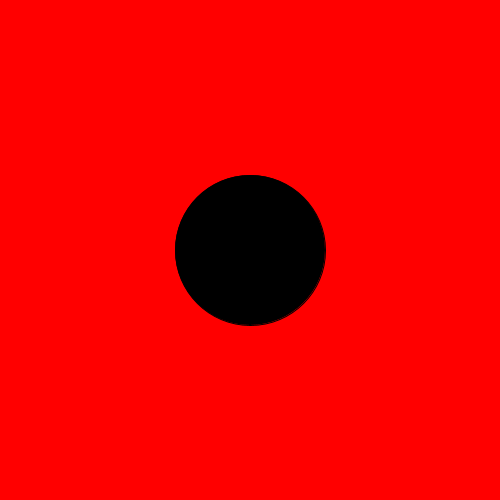
Frame 1 (no input)
Frame 60 (the mouse pressed at the canvas centre just before this capture): identical to frame 1, image omitted
Frame 120 (the mouse held since frame 60 and released just before this capture): identical to frame 1, image omitted

The Processing sketch that drew this single still picture (run headless with seeded random() and noise(); from frame 60 on, the mouse is pressed at the canvas centre):

// Processing sketch: processing_184497
// ── processing_184497.pde

//Practice Sketch
// The purpose of this sketch is JUST to make sure that sketches will upload properly


void setup() {
  size(500,500);
}

void draw() {
  
  background(255,0,0);
  fill(0);
  ellipse(width/2, height/2, 150, 150);
}
